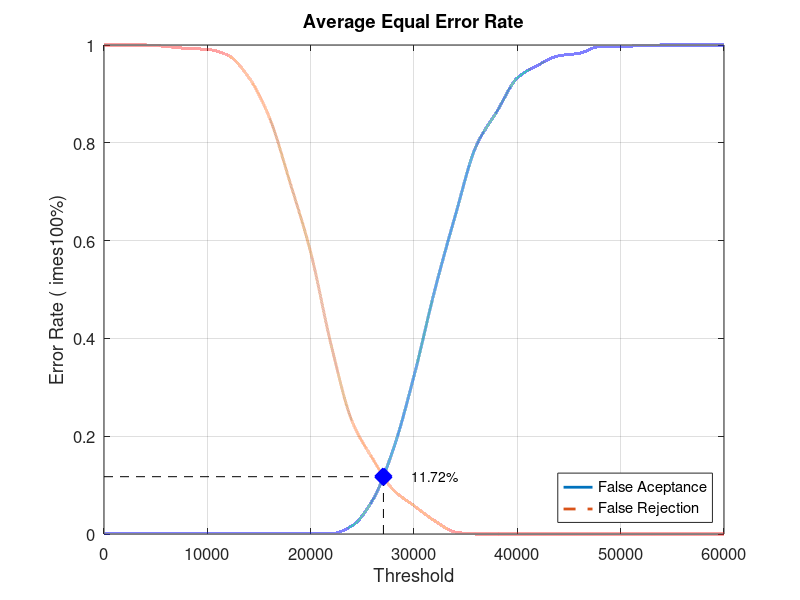
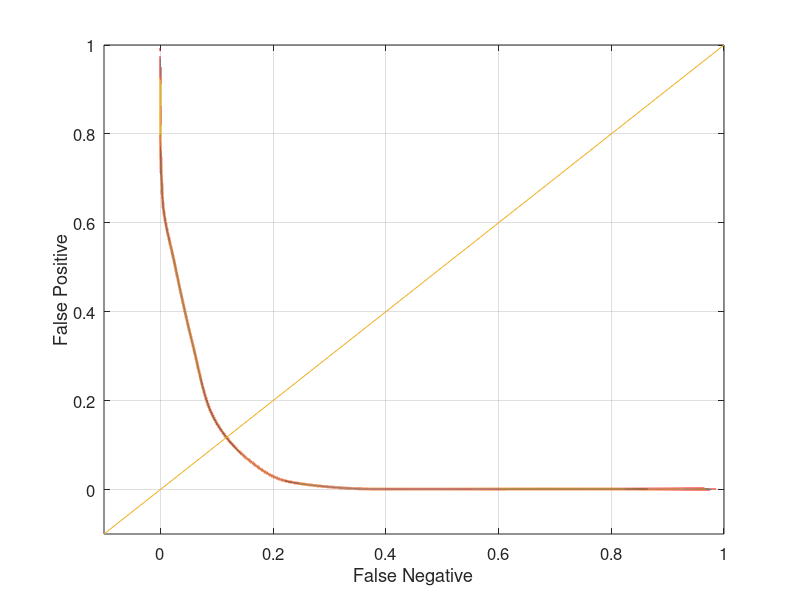

Reproduce these figures in MATLAB, in order.
close all;
clear;
clc;
x = 0:2000:60000;
xq = 0:0.5:60000;

y0 = [0 0.00105263 0.00105263 0.00105263 0.00105263 0.00105263 0.00105263 0.00105263 0.00105263 0.00105263 0.00105263 0.00105263 0.0168421 0.0694737 0.173684 0.323158 0.497895 0.651579 0.792632 0.863158 0.932632 0.958947 0.977895 0.983158 0.996842 0.996842 0.998947 1 1 1 1]
yy0 = interp1(x, y0, xq, 'pchip');
y1 = [1 1 1 0.997 0.993 0.991 0.979 0.934 0.852 0.719 0.576 0.385 0.231 0.154 0.09 0.058 0.027 0.004 0 0 0 0 0 0 0 0 0 0 0 0 0]
yy1 = interp1(x, y1, xq, 'pchip');

% Calculating EER: 
y2 = abs(y0 - y1);
find(y2 == min(y2))
yy2 = abs(yy0 - yy1);
xEER = find(yy2 == min(yy2));
xEERIndex = xq(xEER) % X-axis EER
yEER = yy0(xEER) % Y-axis EER

main = figure
plot(xq, yy0,'-','LineWidth', 2);	hold on
plot(xq, yy1,'--','LineWidth', 2);	hold on
plot([xEERIndex xEERIndex], [0 yEER], 'k--');	hold on
plot([0 xEERIndex], [yEER yEER], 'k--');	hold on
plot(xEERIndex, yEER, 'bx', 'LineWidth', 10);	hold on
text(xEERIndex + 10 * xEERIndex / 100, yEER, [num2str(round((10000 * yEER)) / 100) '%'])
legend('False Aceptance', 'False Rejection', 'Location', 'SouthEast')
xlabel('Threshold')
ylabel('Error Rate (	imes100%)')
title('Average Equal Error Rate')
set(gca, 'FontSize', 12)
axis([0 60000 0 1])
grid on

print(main, 'Database1AverageMain', '-dpng');
FNRxFPR = figure('Color', [1 1 1]);
plot(yy1, yy0, '-', yy1, yy0, 'LineWidth', 2);
hold on
y = -0.1:0.1:1
plot(y, y); 
set(gca, 'FontSize', 12)
xlabel('False Negative')
ylabel('False Positive')
axis([-0.1 1 -0.1 1])
set(gca, 'FontSize', 12)
grid on

print(FNRxFPR, 'Database1AverageFNRxFPR','-dpng');
